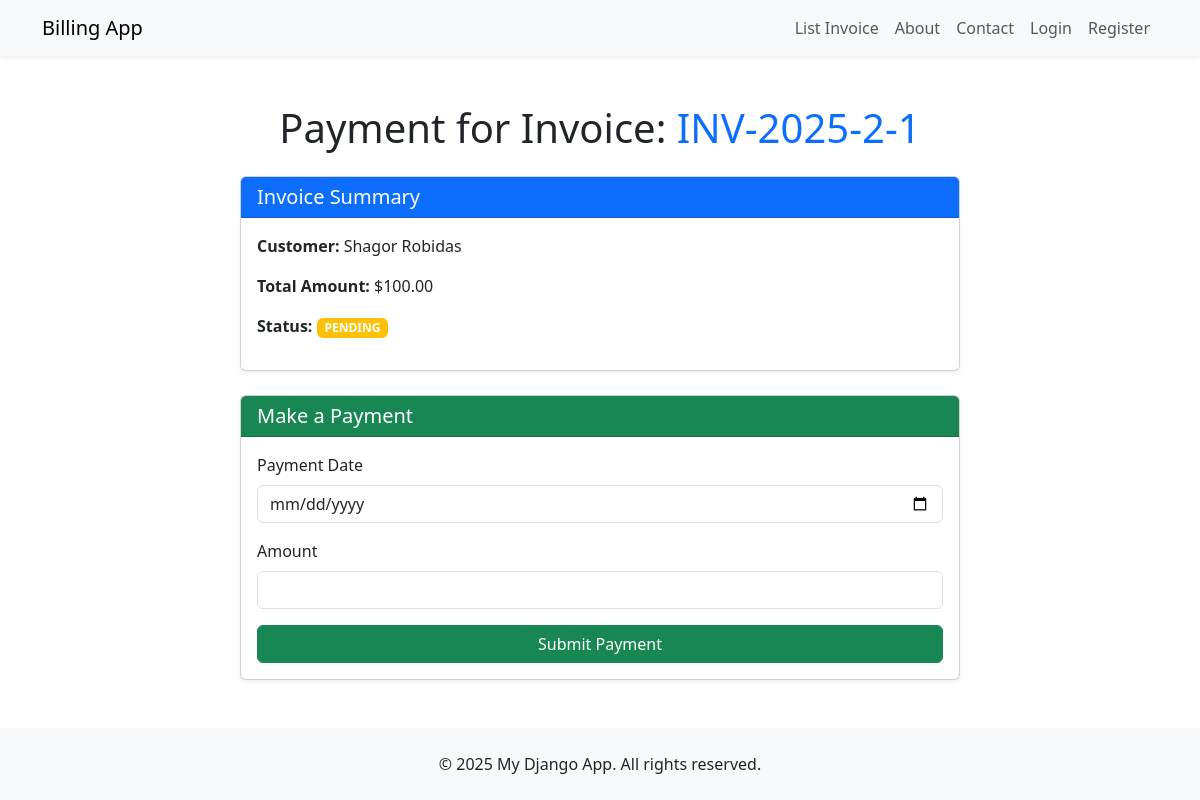
Screenshot of /billing/invoice/10/create_payment/ with the database file from the repository.
### billing/models.py (models this page shows, shortened)
class Invoice(models.Model):
    customer = models.ForeignKey(Customer, on_delete=models.CASCADE)
    invoice_number = models.CharField(max_length=20, unique=True)
    date_created = models.DateField(auto_now_add=True)
    due_date = models.DateField()
    total_amount = models.DecimalField(max_digits=10, decimal_places=2)
    status_choices = [
        ('PAID', 'Paid'),
        ('PENDING', 'Pending'),
    ]
    status = models.CharField(max_length=10, choices=status_choices, default='PENDING')

class Customer(models.Model):
    name = models.CharField(max_length=255)
    email = models.EmailField()
    address = models.TextField()

### billing/views.py (the view)
# urls.py: path('invoice/<int:invoice_id>/create_payment/', views.create_payment, name='create_payment'),
def create_payment(request, invoice_id):
    invoice = get_object_or_404(Invoice, id=invoice_id)
    if request.method == 'POST':
        form = PaymentForm(request.POST)
        if form.is_valid():
            payment = form.save(commit=False)
            payment.invoice = invoice
            payment.save()
            return HttpResponseRedirect(reverse('invoice_detail', args=[invoice_id]))
    else:
        form = PaymentForm()
    return render(request, 'create_payment.html', {'form': form, 'invoice': invoice})

### billing/forms.py
class PaymentForm(forms.ModelForm):
    class Meta:
        model = Payment
        fields = ['payment_date', 'amount']
        widgets = {
            'payment_date': forms.DateInput(
                attrs={
                    'type': 'date',  # Use HTML5 date input
                    'class': 'form-control',
                    'placeholder': 'YYYY-MM-DD',
                },
                format='%Y-%m-%d'  # Specify the date format
            )
        }
    def __init__(self, *args, **kwargs):
        super().__init__(*args, **kwargs)
        for field_name, field in self.fields.items():
            if field_name != 'payment_date':  # Skip payment_date, already has custom widget
                field.widget.attrs.update({'class': 'form-control'})

### billing/templates/create_payment.html (shortened to what this page needs)
{% extends 'base.html' %}
{% block content %}
<div class="container my-5">
    <h1 class="text-center mb-4">Payment for Invoice: <span class="text-primary">{{ invoice.invoice_number }}</span></h1>
    <div class="row justify-content-center">
        <div class="col-md-8">
            <div class="card shadow-sm mb-4">
                <div class="card-header bg-primary text-white">
                    <h5 class="mb-0">Invoice Summary</h5>
                </div>
                <div class="card-body">
                    <p><strong>Customer:</strong> {{ invoice.customer.name }}</p>
                    <p><strong>Total Amount:</strong> ${{ invoice.total_amount }}</p>
                    <p><strong>Status:</strong>
                        <span class="badge {% if invoice.status == 'Paid' %}bg-success{% else %}bg-warning{% endif %}">
                            {{ invoice.status }}
                        </span>
                    </p>
                </div>
            </div>
        </div>
    </div>
    <div class="row justify-content-center">
        <div class="col-md-8">
            <div class="card shadow-sm">
                <div class="card-header bg-success text-white">
                    <h5 class="mb-0">Make a Payment</h5>
                </div>
                <div class="card-body">
                    <form method="post">
                        <div class="mb-3">
                            <label for="id_payment_date" class="form-label">Payment Date</label>
                            {{ form.payment_date }}
                        </div>
                        <div class="mb-3">
                            <label for="id_amount" class="form-label">Amount</label>
                            {{ form.amount }}
                        </div>
                        <button type="submit" class="btn btn-success w-100">Submit Payment</button>
                    </form>
                </div>
            </div>
        </div>
    </div>
</div>
{% endblock %}

### rows the page displays
Invoice: invoice_number "INV-2025-2-1", customer.name "Shagor Robidas", total_amount "100.00", status "PENDING"
